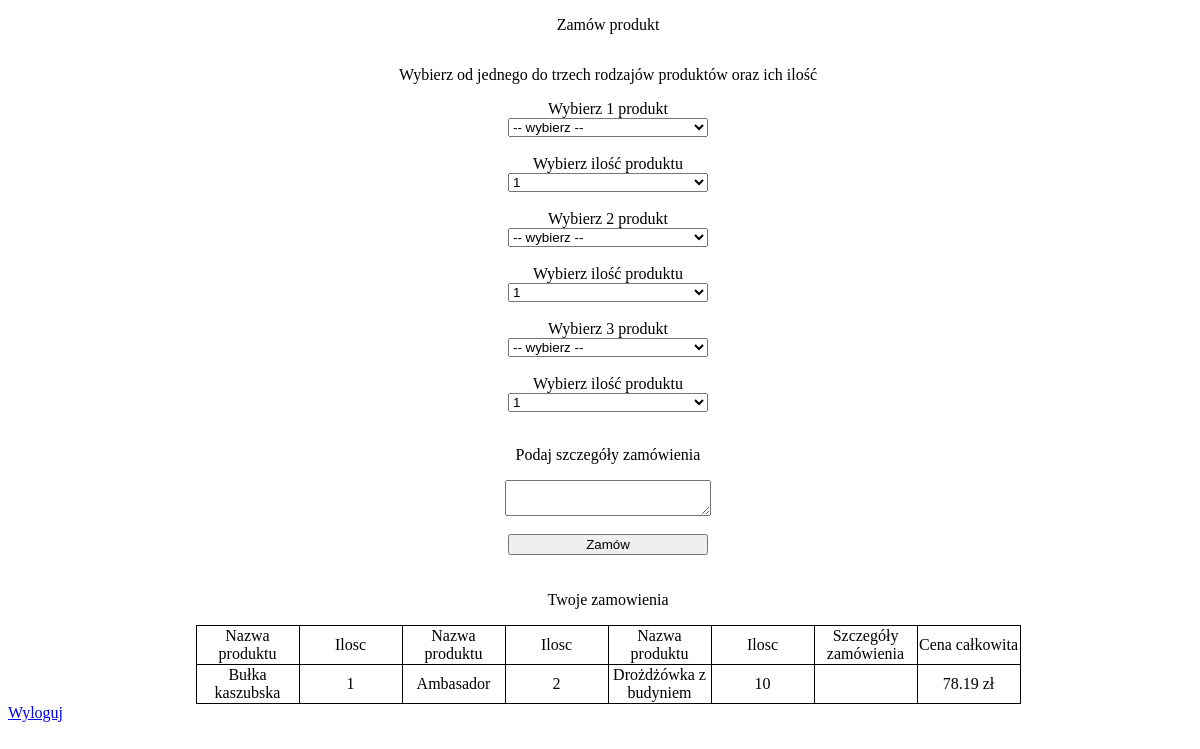
Page /menu.php (signed in) on the committed database.
### tables this page shows
CREATE TABLE `zamowienia` (
  `id` int(11) NOT NULL,
  `klient` int(11) NOT NULL,
  `produkt_1` int(11) NOT NULL,
  `ilosc_produkt_1` int(11) NOT NULL,
  `produkt_2` int(11) NOT NULL,
  `ilosc_produkt_2` int(11) NOT NULL,
  `produkt_3` int(11) NOT NULL,
  `ilosc_produkt_3` int(11) NOT NULL,
  `szczegoly_zamowienia` text NOT NULL,
  `cena_calkowita` float NOT NULL
);

CREATE TABLE `wypieki` (
  `id` int(11) NOT NULL,
  `nazwa_wypieku` varchar(255) NOT NULL,
  `kategoria` int(11) NOT NULL,
  `cena` float NOT NULL
);

### menu.php (the view, shortened to what this page needs)
<!DOCTYPE html>
<html lang="en">
<head>
</head>
<body>
    <div id="main">
    <p> Zamów produkt </p>
        <form method="POST" action="buy.php">
        <p>Wybierz od jednego do trzech rodzajów produktów oraz ich ilość</p>
            <?php
                for($i = 0; $i < 3; $i++){
                    echo("<label>Wybierz ".($i+1)." produkt</label>");
                    echo("<select name='produkt".($i+1)."'>");
                    echo("<option disabled selected value> -- wybierz -- </option>");
                    echo("</select><br/>");
                    echo("<label>Wybierz ilość produktu</label>");
                    echo("<select name='ilosc".($i+1)."'>");
                    for($j =0; $j < 10; $j++){
                        echo("<option value='".($j+1)."'>".($j+1)."</option>");
                    }
                    echo("</select>");
                    echo("<br/>");
                }
                echo("<p>Podaj szczegóły zamówienia</p>");
                echo("<textarea name='szczegoly'></textarea>");
                echo("<br/>")
            ?>
            <button type="submit">Zamów</button>
        </form>
        <p>Twoje zamowienia</p>
        <table>
                <tr>
                    <td>
                        Nazwa produktu
                    </td>
                    <td>
                        Ilosc
                    </td>
                    <td>
                        Nazwa produktu
                    </td>
                    <td>
                        Ilosc
                    </td>
                    <td>
                        Nazwa produktu
                    </td>
                    <td>
                        Ilosc
                    </td>
                    <td>
                        Szczegóły zamówienia
                    </td>
                    <td>
                        Cena całkowita
                    </td>
                </tr>
                <?php
                    $host = "localhost";
                    $db_user = "root";
                    $db_password = "";
                    $db_name = "piekarnia";
                    $polaczenie = @new mysqli($host, $db_user, $db_password, $db_name);
                    $polaczenie->set_charset("utf8");
                    $idToFind = $_SESSION["id"];
                    $result = $polaczenie->query("SELECT ilosc_produkt_1, ilosc_produkt_2, ilosc_produkt_3, jeden.nazwa_wypieku AS produkt_1, dwa.nazwa_wypieku AS produkt_2, trzy.nazwa_wypieku AS produkt_3, cena_calkowita, szczegoly_zamowienia FROM zamowienia  INNER JOIN wypieki AS jeden ON jeden.id=zamowienia.produkt_1 INNER JOIN wypieki AS dwa ON dwa.id=zamowienia.produkt_2 INNER JOIN wypieki AS trzy ON trzy.id=zamowienia.produkt_3 WHERE klient='$idToFind';");
                    $row = $result->fetch_array();
                    while($row){
                        echo("<tr>");
                            echo("<td>");
                            echo($row["produkt_1"]);
                            echo("</td>");
                            echo("<td>");
                            echo($row["ilosc_produkt_1"]);
                            echo("</td>");
                            echo("<td>");
                            echo($row["produkt_2"]);
                            echo("</td>");
                            echo("<td>");
                            echo($row["ilosc_produkt_2"]);
                            echo("</td>");
                            echo("<td>");
                            echo($row["produkt_3"]);
                            echo("</td>");
                            echo("<td>");
                            echo($row["ilosc_produkt_3"]);
                            echo("</td>");
                            echo("<td>");
                            echo("</td>");
                            echo("<td>");
                            echo($row["cena_calkowita"]);
                            echo(" zł");
                            echo("</td>");
                        echo("</tr>");
                        $row = $result->fetch_array();
                    }
                ?>
        </table>
        <a href="logout.php">Wyloguj</a>
    </div>
</body>
</html>

### menu.php (style rules this page uses)
#main { width: 100vw; height: 100vh; }
form { display: flex; flex-direction: column; align-items: center; }
select, textarea { width: 200px; }
label { display: block; width: 500px !important; text-align: center; }
p { text-align: center; }
button { width: 200px; margin: 0px auto; margin-bottom: 20px; }
table { border-collapse: collapse; margin: 0px auto; }
td { width: 100px; border: 1px solid black; text-align: center; }

### rows in the picture
zamowienia: produkt_1.nazwa_wypieku "Bułka kaszubska", ilosc_produkt_1 "1", produkt_2.nazwa_wypieku "Ambasador", ilosc_produkt_2 "2", produkt_3.nazwa_wypieku "Drożdżówka z budyniem", ilosc_produkt_3 "10", cena_calkowita "78.19"

### other values in the picture
form field ilosc1 "1"
form field ilosc2 "1"
form field ilosc3 "1"
